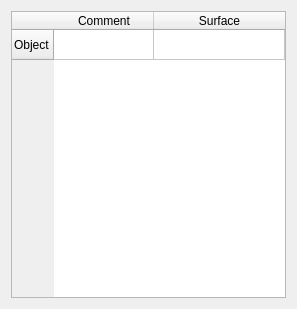
<?xml version="1.0" encoding="UTF-8"?>
<ui version="4.0">
 <class>Dialog</class>
 <widget class="QDialog" name="Dialog">
  <property name="geometry">
   <rect>
    <x>0</x>
    <y>0</y>
    <width>297</width>
    <height>309</height>
   </rect>
  </property>
  <property name="windowTitle">
   <string>Dialog</string>
  </property>
  <layout class="QGridLayout" name="gridLayout">
   <item row="0" column="0">
    <widget class="QTableWidget" name="tblSurfaces">
     <property name="alternatingRowColors">
      <bool>true</bool>
     </property>
     <attribute name="horizontalHeaderStretchLastSection">
      <bool>true</bool>
     </attribute>
     <row>
      <property name="text">
       <string>Object</string>
      </property>
     </row>
     <column>
      <property name="text">
       <string>Comment</string>
      </property>
     </column>
     <column>
      <property name="text">
       <string>Surface</string>
      </property>
     </column>
    </widget>
   </item>
  </layout>
 </widget>
 <resources/>
 <connections/>
</ui>
